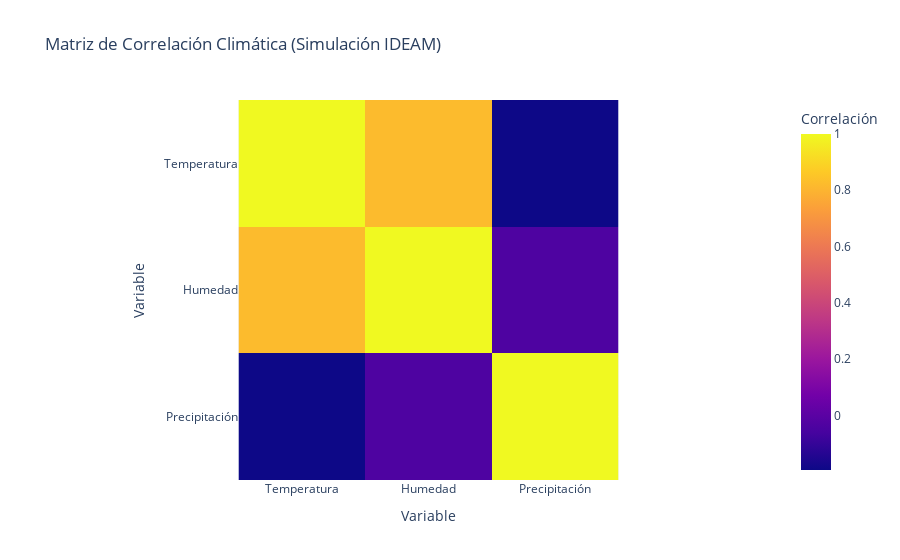

Notebook code for this chart:
### Markdown cell above
### c) Python (Jupyter):

### Code cell
import pandas as pd
import plotly.express as px
from sklearn.datasets import make_blobs # denerador de datos aleatorio  

# Generar datos climáticos sintéticos (simulando IDEAM)
n_puntos = 100
centros = [[2,2], [8,8]]
datos, _ = make_blobs(n_samples=n_puntos, centers=centros, cluster_std=1.5)
df = pd.DataFrame(datos, columns=['Temperatura', 'Humedad'])
df['Precipitación'] = np.random.gamma(2, 2, n_puntos)

# Matriz de correlación climática
matriz_corr = df.corr()

# Visualización interactiva
fig = px.imshow(matriz_corr, 
                labels=dict(x="Variable", y="Variable", color="Correlación"),
                x=matriz_corr.columns, y=matriz_corr.columns,
                title="Matriz de Correlación Climática (Simulación IDEAM)")
fig.show()

### Figure 1 — Plotly figure (JSON) as saved in the notebook; plotly's stock layout.template omitted (floating-point values rounded to 4 significant figures)
{"data": [{"coloraxis": "coloraxis", "hovertemplate": "Variable: %{x}<br>Variable: %{y}<br>Correlación: %{z}<extra></extra>", "name": "0", "type": "heatmap", "x": ["Temperatura", "Humedad", "Precipitación"], "xaxis": "x", "y": ["Temperatura", "Humedad", "Precipitación"], "yaxis": "y", "z": [[1.0, 0.8199, -0.1938], [0.8199, 1.0, -0.03653], [-0.1938, -0.03653, 1.0]]}], "layout": {"coloraxis": {"colorbar": {"title": {"text": "Correlación"}}, "colorscale": [[0, "#0d0887"], [0.1111, "#46039f"], [0.2222, "#7201a8"], [0.3333, "#9c179e"], [0.4444, "#bd3786"], [0.5556, "#d8576b"], [0.6667, "#ed7953"], [0.7778, "#fb9f3a"], [0.8889, "#fdca26"], [1, "#f0f921"]]}, "title": {"text": "Matriz de Correlación Climática (Simulación IDEAM)"}, "xaxis": {"anchor": "y", "constrain": "domain", "domain": [0, 1], "scaleanchor": "y", "title": {"text": "Variable"}}, "yaxis": {"anchor": "x", "autorange": "reversed", "constrain": "domain", "domain": [0, 1], "title": {"text": "Variable"}}}}
